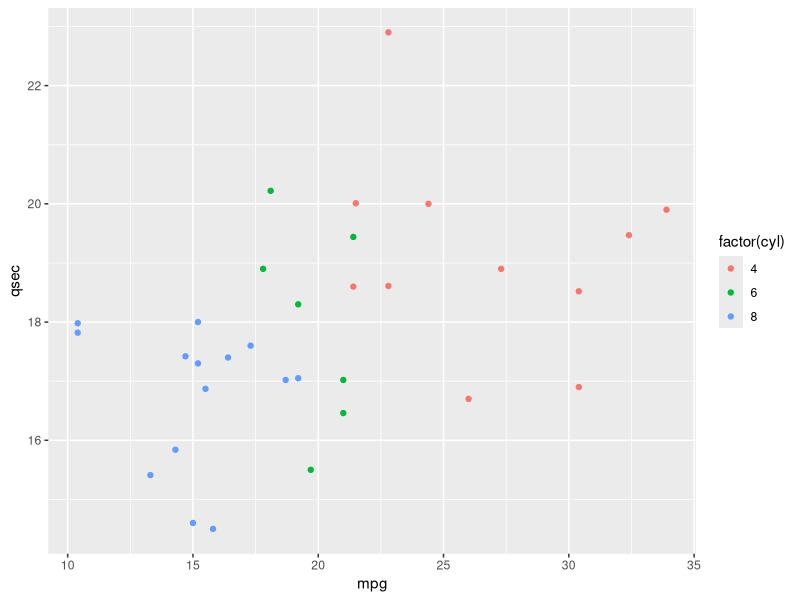
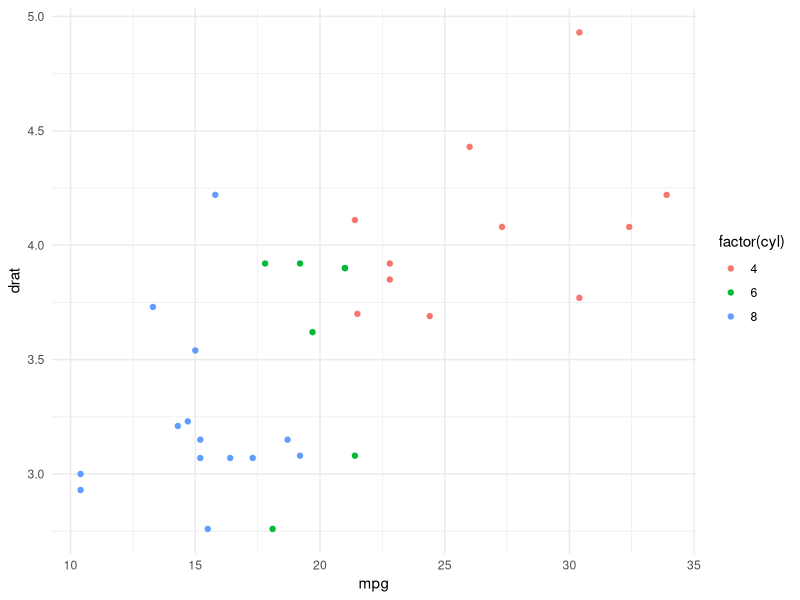

Recreate these plots in R, in order.
#### code
#### 


library(tidyverse)
head(mtcars)
p<-ggplot(mtcars, aes(x=mpg, y=qsec,color=factor(cyl)))+geom_point()
ggsave("img/fig1.png",p,width=10,height=10)


#figure 2.

p2<-ggplot(mtcars, aes(x=mpg, y=drat,color=factor(cyl)))+geom_point() + theme_minimal()
ggsave("img/fig2.png",p2,width=10,height=10)
